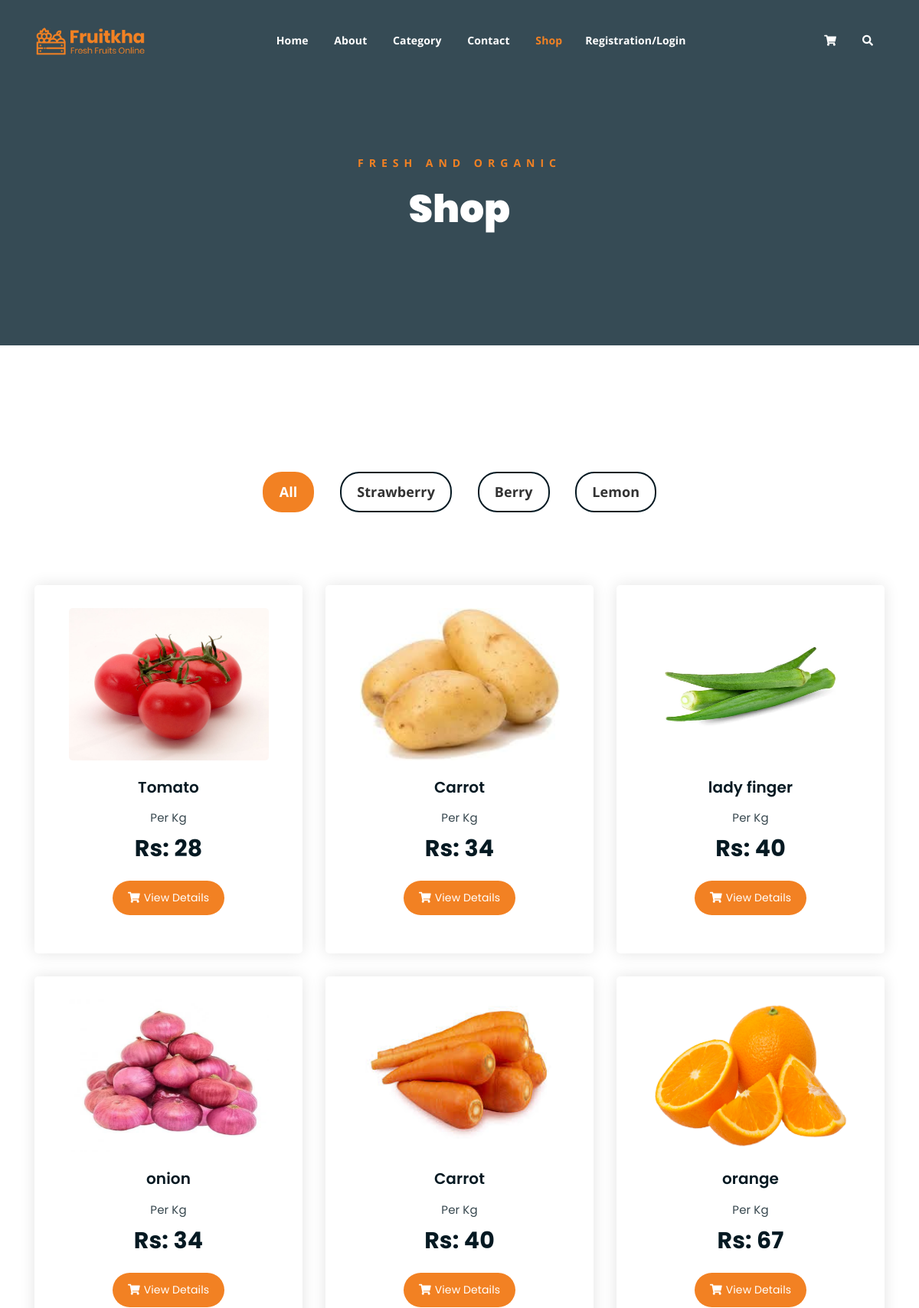
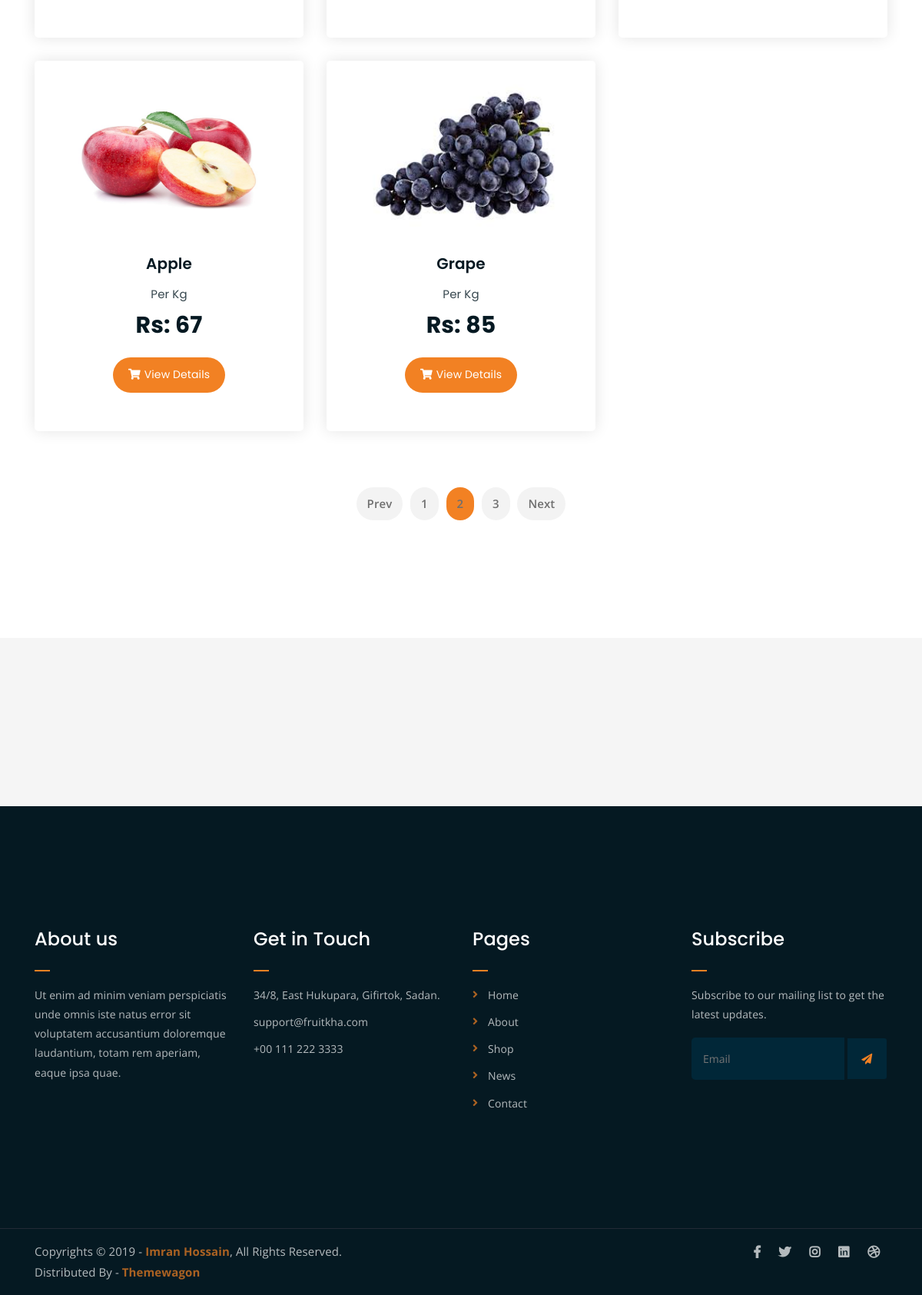
Screenshot of /WebApp/product_pg/ with the database file from the repository (2 pictures, top to bottom).
### Backend/models.py (models this page shows)
class ProductDB(models.Model):
    Category = models.CharField(max_length=100,null=True,blank=True)
    ProductName = models.CharField(max_length=100,null=True,blank=True)
    Price = models.IntegerField(null=True,blank=True)
    Description = models.CharField(max_length=499,null=True,blank=True)
    ProductImage = models.ImageField(upload_to="Product Image",null=True,blank=True)

### WebApp/views.py (the view)
# urls.py: path('product_pg/',views.product_pg,name='product_pg'),
def product_pg(req):
    data=ProductDB.objects.all()
    cat= Bigdb.objects.all()
    return render(req,'our_product.html', {'data':data, 'cat':cat})

### WebApp/templates/our_product.html (shortened to what this page needs)
<!DOCTYPE html>
{% load static %}
<html lang="en">
<head>
	<link rel="stylesheet" href="{% static 'home/css/all.min.cs' %}s">
	<link rel="stylesheet" href="{% static 'home/bootstrap/css/bootstrap.min.css' %}">
	<link rel="stylesheet" href="{% static 'home/css/owl.carousel.css' %}">
	<link rel="stylesheet" href="{% static 'home/css/magnific-popup.css' %}">
	<link rel="stylesheet" href="{% static 'home/css/animate.css' %}">
	<link rel="stylesheet" href="{% static 'home/css/meanmenu.min.css' %}">
	<link rel="stylesheet" href="{% static 'home/css/main.css' %}">
	<link rel="stylesheet" href="{% static 'home/css/responsive.css' %}">
</head>
<body>
	<div class="top-header-area" id="sticker">
		<div class="container">
			<div class="row">
				<div class="col-lg-12 col-sm-12 text-center">
					<div class="main-menu-wrap">
						<div class="site-logo">
							<a href="index.html">
								<img src="{% static 'home/img/logo.png' %}" alt="">
							</a>
						</div>
						<nav class="main-menu">
							<ul>
								<li ><a href="{% url 'home_pg' %}">Home</a>
								</li>
								<li ><a href="{% url 'about_pg' %}">About</a></li>
								<li><a href="#">Category</a>
								</li>
								<li><a href="{% url 'contact_pg' %}">Contact</a></li>
								<li class="current-list-item" ><a href="{% url 'product_pg' %}">Shop</a>
								<li><a href="{% url 'reg_pg' %}">Registration/Login</a>
								</li>
								<li>
									<div class="header-icons">
										<a class="shopping-cart" href="cart.html"><i class="fas fa-shopping-cart"></i></a>
										<a class="mobile-hide search-bar-icon" href="#"><i class="fas fa-search"></i></a>
									</div>
								</li>
							</ul>
						</nav>
					</div>
				</div>
			</div>
		</div>
	</div>
	<div class="breadcrumb-section breadcrumb-bg">
		<div class="container">
			<div class="row">
				<div class="col-lg-8 offset-lg-2 text-center">
					<div class="breadcrumb-text">
						<p>Fresh and Organic</p>
						<h1>Shop</h1>
					</div>
				</div>
			</div>
		</div>
	</div>
	<div class="product-section mt-150 mb-150">
		<div class="container">
			<div class="row">
                <div class="col-md-12">
                    <div class="product-filters">
                        <ul>
                            <li class="active" data-filter="*">All</li>
                            <li data-filter=".strawberry">Strawberry</li>
                            <li data-filter=".berry">Berry</li>
                            <li data-filter=".lemon">Lemon</li>
                        </ul>
                    </div>
                </div>
            </div>
			<div class="row product-lists">
				{% for i in data %}
				<div class="col-lg-4 col-md-6 text-center strawberry">
					<div class="single-product-item">
						<div class="product-image">
							<a href="single-product.html"><img src="{{i.ProductImage.url}}" alt="" height="199px" ></a>
						</div>
						<h3>{{i.ProductName}}</h3>
						<p class="product-price"><span>Per Kg</span>Rs: {{i.Price}} </p>
						<a href="{% url 'single' pro_id=i.id %}" class="cart-btn"><i class="fas fa-shopping-cart"></i>View Details</a>
					</div>
				</div>
				{% endfor %}
			</div>
			<div class="row">
				<div class="col-lg-12 text-center">
					<div class="pagination-wrap">
						<ul>
							<li><a href="#">Prev</a></li>
							<li><a href="#">1</a></li>
							<li><a class="active" href="#">2</a></li>
							<li><a href="#">3</a></li>
							<li><a href="#">Next</a></li>
						</ul>
					</div>
				</div>
			</div>
		</div>
	</div>
	<div class="logo-carousel-section">
		<div class="container">
			<div class="row">
				<div class="col-lg-12">
					<div class="logo-carousel-inner">
						<div class="single-logo-item">
							<img src="{% static 'home/img/company-logos/1.png' %}" alt="">
						</div>
						<div class="single-logo-item">
							<img src="{% static 'home/img/company-logos/2.png' %}" alt="">
						</div>
						<div class="single-logo-item">
							<img src="{% static 'home/img/company-logos/3.png' %}" alt="">
						</div>
						<div class="single-logo-item">
							<img src="{% static 'home/img/company-logos/4.png' %}" alt="">
						</div>
					</div>
				</div>
			</div>
		</div>
	</div>
	<div class="footer-area">
		<div class="container">
			<div class="row">
				<div class="col-lg-3 col-md-6">
					<div class="footer-box about-widget">
						<h2 class="widget-title">About us</h2>
						<p>Ut enim ad minim veniam perspiciatis unde omnis iste natus error sit voluptatem accusantium doloremque laudantium, totam rem aperiam, eaque ipsa quae.</p>
					</div>
				</div>
				<div class="col-lg-3 col-md-6">
					<div class="footer-box get-in-touch">
						<h2 class="widget-title">Get in Touch</h2>
						<ul>
							<li>34/8, East Hukupara, Gifirtok, Sadan.</li>
							<li>support@fruitkha.com</li>
							<li>+00 111 222 3333</li>
						</ul>
					</div>
				</div>
				<div class="col-lg-3 col-md-6">
					<div class="footer-box pages">
						<h2 class="widget-title">Pages</h2>
						<ul>
							<li><a href="index.html">Home</a></li>
							<li><a href="about.html">About</a></li>
							<li><a href="services.html">Shop</a></li>
							<li><a href="news.html">News</a></li>
							<li><a href="contact.html">Contact</a></li>
						</ul>
					</div>
				</div>
				<div class="col-lg-3 col-md-6">
					<div class="footer-box subscribe">
						<h2 class="widget-title">Subscribe</h2>
						<p>Subscribe to our mailing list to get the latest updates.</p>
						<form action="index.html">
							<input type="email" placeholder="Email">
							<button type="submit"><i class="fas fa-paper-plane"></i></button>
						</form>
					</div>
				</div>
			</div>
		</div>
	</div>
	<div class="copyright">
		<div class="container">
			<div class="row">
				<div class="col-lg-6 col-md-12">
					<p>Copyrights &copy; 2019 - <a href="https://imransdesign.com/">Imran Hossain</a>,  All Rights Reserved.<br>
						Distributed By - <a href="https://themewagon.com/">Themewagon</a>
					</p>
				</div>
				<div class="col-lg-6 text-right col-md-12">
					<div class="social-icons">
						<ul>
							<li><a href="#" target="_blank"><i class="fab fa-facebook-f"></i></a></li>
							<li><a href="#" target="_blank"><i class="fab fa-twitter"></i></a></li>
							<li><a href="#" target="_blank"><i class="fab fa-instagram"></i></a></li>
							<li><a href="#" target="_blank"><i class="fab fa-linkedin"></i></a></li>
							<li><a href="#" target="_blank"><i class="fab fa-dribbble"></i></a></li>
						</ul>
					</div>
				</div>
			</div>
		</div>
	</div>
</body>
</html>

### rows the page displays
ProductDB: ProductImage (picture), ProductName "Tomato", Price "28"
ProductDB: ProductImage (picture), ProductName "Carrot", Price "34"
ProductDB: ProductImage (picture), ProductName "lady finger", Price "40"
ProductDB: ProductImage (picture), ProductName "onion", Price "34"
ProductDB: ProductImage (picture), ProductName "Carrot", Price "40"
ProductDB: ProductImage (picture), ProductName "orange", Price "67"
ProductDB: ProductImage (picture), ProductName "Apple", Price "67"
ProductDB: ProductImage (picture), ProductName "Grape", Price "85"
